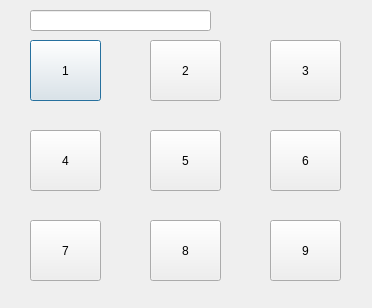
<?xml version="1.0" encoding="UTF-8"?>
<ui version="4.0">
 <class>secondwindow</class>
 <widget class="QDialog" name="secondwindow">
  <property name="geometry">
   <rect>
    <x>0</x>
    <y>0</y>
    <width>372</width>
    <height>308</height>
   </rect>
  </property>
  <property name="windowTitle">
   <string>Dialog</string>
  </property>
  <widget class="QPushButton" name="Btn1">
   <property name="geometry">
    <rect>
     <x>30</x>
     <y>40</y>
     <width>71</width>
     <height>61</height>
    </rect>
   </property>
   <property name="text">
    <string>1</string>
   </property>
  </widget>
  <widget class="QPushButton" name="Btn2">
   <property name="geometry">
    <rect>
     <x>150</x>
     <y>40</y>
     <width>71</width>
     <height>61</height>
    </rect>
   </property>
   <property name="text">
    <string>2</string>
   </property>
  </widget>
  <widget class="QPushButton" name="Btn3">
   <property name="geometry">
    <rect>
     <x>270</x>
     <y>40</y>
     <width>71</width>
     <height>61</height>
    </rect>
   </property>
   <property name="text">
    <string>3</string>
   </property>
  </widget>
  <widget class="QPushButton" name="Btn4">
   <property name="geometry">
    <rect>
     <x>30</x>
     <y>130</y>
     <width>71</width>
     <height>61</height>
    </rect>
   </property>
   <property name="text">
    <string>4</string>
   </property>
  </widget>
  <widget class="QPushButton" name="Btn5">
   <property name="geometry">
    <rect>
     <x>150</x>
     <y>130</y>
     <width>71</width>
     <height>61</height>
    </rect>
   </property>
   <property name="text">
    <string>5</string>
   </property>
  </widget>
  <widget class="QPushButton" name="Btn6">
   <property name="geometry">
    <rect>
     <x>270</x>
     <y>130</y>
     <width>71</width>
     <height>61</height>
    </rect>
   </property>
   <property name="text">
    <string>6</string>
   </property>
  </widget>
  <widget class="QPushButton" name="Btn7">
   <property name="geometry">
    <rect>
     <x>30</x>
     <y>220</y>
     <width>71</width>
     <height>61</height>
    </rect>
   </property>
   <property name="text">
    <string>7</string>
   </property>
  </widget>
  <widget class="QPushButton" name="Btn8">
   <property name="geometry">
    <rect>
     <x>150</x>
     <y>220</y>
     <width>71</width>
     <height>61</height>
    </rect>
   </property>
   <property name="text">
    <string>8</string>
   </property>
  </widget>
  <widget class="QPushButton" name="Btn9">
   <property name="geometry">
    <rect>
     <x>270</x>
     <y>220</y>
     <width>71</width>
     <height>61</height>
    </rect>
   </property>
   <property name="text">
    <string>9</string>
   </property>
  </widget>
  <widget class="QLineEdit" name="DisplayTurn">
   <property name="geometry">
    <rect>
     <x>30</x>
     <y>10</y>
     <width>181</width>
     <height>21</height>
    </rect>
   </property>
  </widget>
 </widget>
 <resources/>
 <connections/>
</ui>
